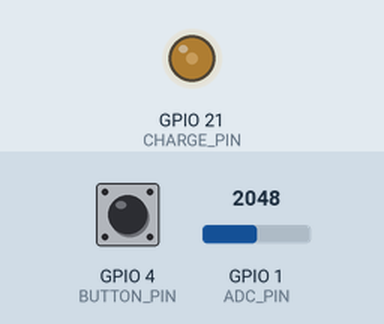
Recording of a sketch running on a simulated ESP32-C3. On the bench: output pins drawn as LEDs (lit = HIGH). The test bench sets the inputs (shaded band); at power-on: GPIO 1 (ADC_PIN) = 2048, GPIO 4 (BUTTON_PIN) LOW (analog values on the 0–4095 scale). What the sketch prints to the serial monitor is not drawn.

Above: at 1.2 s.
1.3 s: GPIO 1 (ADC_PIN) set to 3
2.8 s: GPIO 1 (ADC_PIN) set to 0
5.0 s: GPIO 4 (BUTTON_PIN) pulled HIGH for 0.15 s
At 5.14 s:
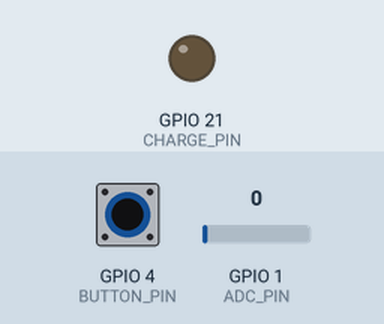
8.1 s: GPIO 1 (ADC_PIN) set to 491
Timing chart, 0 to 9.6 s (numbered marks = the images above; inputs shaded):
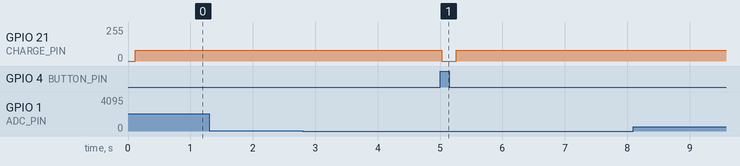

The sketch:

Day1.ino
```cpp
// /*
//  * วิธีที่ 3 : Fixed Charging Time + อ่านแรงดันด้วย ADC ของ ESP32
//  * วัดค่าความจุ Cx ของตัวเก็บประจุ/เซนเซอร์
//  *
//  * การต่อวงจร (ใช้ ESP32-S3 / ESP32-C3 เพราะ GPIO1 เป็น ADC1):
//  *
//  *   GPIO21 ──[ R1 1MΩ ]──┬── GPIO1 (ADC)
//  *                         │
//  *                        Cx
//  *                         │
//  *                        GND
//  *
//  *   สวิตช์กดติดปล่อยดับ:  GPIO4 ── สวิตช์ ── GND   (ใช้ pull-up ภายใน)
//  *     กดค้าง = วัดต่อเนื่อง, ปล่อย = หยุด
//  */

// const int CHARGE_PIN = 21;   // ขาขับชาร์จ ต่อผ่าน R1 (1MΩ)
// const int ADC_PIN    = 1;    // ขาอ่านแรงดันที่คร่อม Cx
// const int BUTTON_PIN = 4;    // สวิตช์กดติดปล่อยดับ

// const float VCC  = 3.3;              // V
// const float R1   = 1000000.0;        // 1 MΩ
// const float T_CH = 20e-6;           // เวลาชาร์จคงที่ = 100 µs (วินาที)
// const unsigned long T_CH_US = 20;   // = 100 µs สำหรับ delayMicroseconds()

// const unsigned long MEAS_INTERVAL = 200; // ms ระหว่างการวัดแต่ละครั้งตอนกดค้าง
// bool prevPressed = false;

// void setup() {
//   Serial.begin(115200);
//   pinMode(BUTTON_PIN, INPUT);

//   pinMode(CHARGE_PIN, OUTPUT);
//   digitalWrite(CHARGE_PIN, LOW);            // เริ่มต้นให้คายประจุ

//   analogReadResolution(12);                 // 0 - 4095
//   analogSetPinAttenuation(ADC_PIN, ADC_11db); // วัดได้ถึง ~3.3 V

//   Serial.println("พร้อมวัด — กดสวิตช์ค้างเพื่อวัดค่า Cx");
// }

// float measureCx() {
//   // 1) ปล่อย GPIO(Charge)=LOW เพื่อคายประจุ Cx ให้เป็น 0 V
//   pinMode(CHARGE_PIN, OUTPUT);
//   digitalWrite(CHARGE_PIN, LOW);
//   delay(5);                      // รอให้คายประจุจนหมด (>5τ)

//   // 2) สั่ง GPIO(Charge)=HIGH เพื่อชาร์จด้วยเวลาคงที่ t_ch
//   noInterrupts();
//   digitalWrite(CHARGE_PIN, HIGH);
//   delayMicroseconds(T_CH_US);
//   // 3) หยุดชาร์จทันที โดยปล่อยขาเป็น Hi-Z เพื่อ "ค้าง" แรงดันไว้ให้อ่านตรงเวลา
//   pinMode(CHARGE_PIN, INPUT);
//   interrupts();

//   // 4) อ่านแรงดัน Vc ด้วย ADC (ใช้ค่าที่คาลิเบรตแล้วเป็นมิลลิโวลต์)
//   float vc = analogReadMilliVolts(ADC_PIN) / 1000.0;   // เป็นโวลต์

//   // 5) คำนวณค่าความจุ  Cx = -t_ch / ( R1 · ln(1 - Vc/Vcc) )
//   float ratio = 1.0 - (vc / VCC);
//   if (ratio <= 0.0) ratio = 1e-6;          // กันหารศูนย์ / log ของค่าลบ
//   float cx = -T_CH / (R1 * log(ratio));    // log() ใน C คือ ln

//   Serial.printf("Vc = %.3f V  |  Cx = %.2f pF\n", vc, cx * 1e12);
//   return cx;
// }

// void loop() {
//   bool pressed = (digitalRead(BUTTON_PIN) == LOW);  // กด = LOW

//   if (pressed && !prevPressed) {
//     Serial.println("▶ เริ่มวัด");
//   } else if (!pressed && prevPressed) {
//     Serial.println("■ หยุดวัด");
//     pinMode(CHARGE_PIN, OUTPUT);
//     digitalWrite(CHARGE_PIN, LOW);          // พักขาชาร์จไว้ที่ LOW
//   }
//   prevPressed = pressed;

//   if (pressed) {
//     measureCx();
//     delay(MEAS_INTERVAL);
//   }
// }
```

calibrate.ino
```cpp
const int   CHARGE_PIN = 21;
const int   ADC_PIN    = 1;
const int   BUTTON_PIN = 4;

const float VCC = 3.3;
const float R1  = 1000000.0;
const unsigned long T_CH_US = 25;
const int   N_AVG = 256;

// ===== ตารางคาลิเบรต (raw, ค่าจริง) เรียงจากน้อย -> มาก =====
const int CAL_N = 4;
float CAL_RAW[CAL_N] = {14.2, 16.8, 19.5, 21.6};   // raw ที่วัดได้
float CAL_C  [CAL_N] = { 5.0, 10.0, 15.0, 20.0};   // ค่าจริง
// ==========================================================

bool prevPressed = false;

void setup() {
  Serial.begin(115200);
  pinMode(BUTTON_PIN, INPUT);
  pinMode(CHARGE_PIN, OUTPUT);
  digitalWrite(CHARGE_PIN, LOW);
  analogReadResolution(12);
  analogSetPinAttenuation(ADC_PIN, ADC_11db);
  Serial.println("พร้อมวัด — กดสวิตช์ค้างเพื่อวัด Cx");
}

float measureRawCx(float &vcOut) {
  double sumVc = 0;
  for (int i = 0; i < N_AVG; i++) {
    pinMode(CHARGE_PIN, OUTPUT);
    digitalWrite(CHARGE_PIN, LOW);
    delayMicroseconds(300);
    noInterrupts();
    digitalWrite(CHARGE_PIN, HIGH);
    delayMicroseconds(T_CH_US);
    pinMode(CHARGE_PIN, INPUT);
    interrupts();
    sumVc += analogReadMilliVolts(ADC_PIN) / 1000.0;
  }
  float vc = sumVc / N_AVG;
  float ratio = 1.0 - vc / VCC;
  if (ratio < 1e-4) ratio = 1e-4;
  float cx_F = -((double)T_CH_US * 1e-6) / (R1 * log(ratio));
  vcOut = vc;
  return cx_F * 1e12;
}

// แปลง raw -> ค่าจริง ด้วย interpolate เชิงเส้นทีละช่วง
float applyCal(float raw) {
  if (raw <= CAL_RAW[0])
    return CAL_C[0] + (raw - CAL_RAW[0]) * (CAL_C[1]-CAL_C[0]) / (CAL_RAW[1]-CAL_RAW[0]);
  for (int i = 0; i < CAL_N-1; i++) {
    if (raw <= CAL_RAW[i+1]) {
      float t = (raw - CAL_RAW[i]) / (CAL_RAW[i+1] - CAL_RAW[i]);
      return CAL_C[i] + t * (CAL_C[i+1] - CAL_C[i]);
    }
  }
  int i = CAL_N - 2;
  return CAL_C[i] + (raw - CAL_RAW[i]) * (CAL_C[i+1]-CAL_C[i]) / (CAL_RAW[i+1]-CAL_RAW[i]);
}

void loop() {
  bool pressed = (digitalRead(BUTTON_PIN) == LOW);
  if (pressed && !prevPressed) Serial.println("\"TGR-41\"");
  else if (!pressed && prevPressed) {
    Serial.println("");
    pinMode(CHARGE_PIN, OUTPUT); digitalWrite(CHARGE_PIN, LOW);
  }
  prevPressed = pressed;

  if (pressed) {
    float vc;
    float raw = measureRawCx(vc);
    float cx  = applyCal(raw);
    Serial.printf("Capacitance = %.2f pF\n", cx);
    delay(200);
  }
}
```

Measured:
- after the input at 5.0 s, GPIO 21 (CHARGE_PIN): 81/255 → 0/255 at once, → 81/255 0.24 s later
